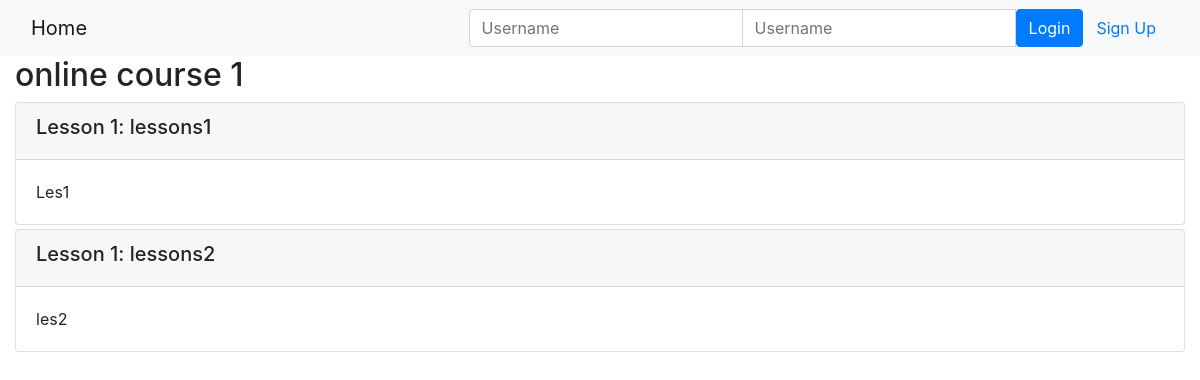
Before: /onlinecourse/1/ with the older database file.
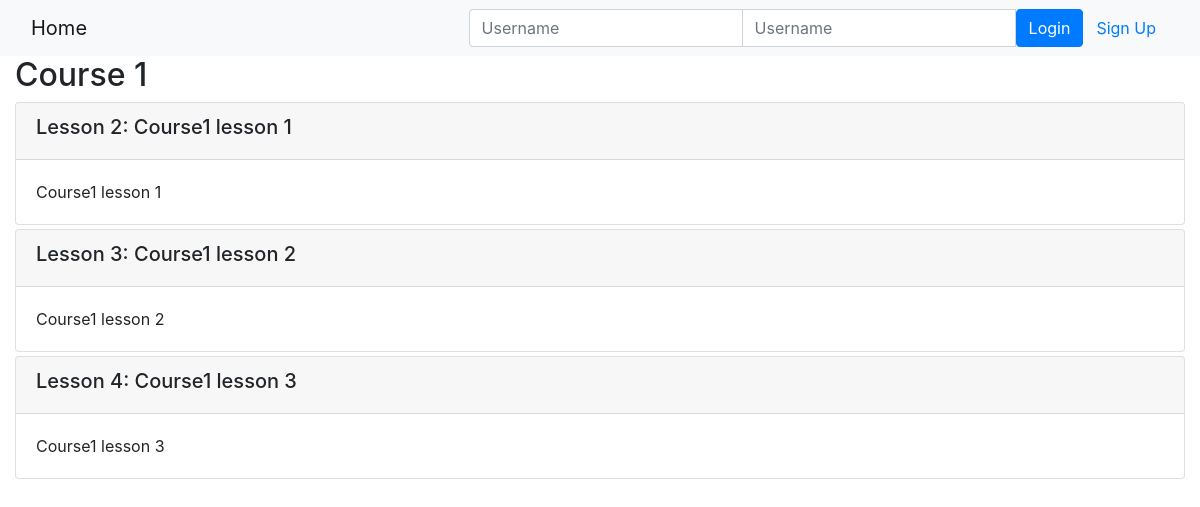
After: the same page with the newer database file.
### onlinecourse/models.py (models this page shows, shortened)
class Course(models.Model):
    name = models.CharField(null=False, max_length=30, default='online course')
    image = models.ImageField(upload_to='course_images/')
    description = models.CharField(max_length=1000)
    pub_date = models.DateField(null=True)
    instructors = models.ManyToManyField(Instructor)
    users = models.ManyToManyField(settings.AUTH_USER_MODEL, through='Enrollment')
    total_enrollment = models.IntegerField(default=0)
    is_enrolled = False

class Lesson(models.Model):
    title = models.CharField(max_length=200, default="title")
    order = models.IntegerField(default=0)
    course = models.ForeignKey(Course, on_delete=models.CASCADE)
    content = models.TextField()

### onlinecourse/views.py (the view)
# urls.py: path('<int:pk>/', views.CourseDetailView.as_view(), name='course_details'),
class CourseDetailView(generic.DetailView):
    model = Course
    template_name = 'onlinecourse/course_detail_bootstrap.html'

### onlinecourse/templates/onlinecourse/course_detail_bootstrap.html (shortened to what this page needs)
<!DOCTYPE html>
<html lang="en">
<head>
     {% load static %}
    <link rel="stylesheet" href="https://maxcdn.bootstrapcdn.com/bootstrap/4.5.2/css/bootstrap.min.css">
</head>
<body>
    <nav class="navbar navbar-light bg-light">
        <div class="container-fluid">
            <div class="navbar-header">
                  <a class="navbar-brand" href="{% url 'onlinecourse:index' %}">Home</a>
            </div>
            <ul class="nav navbar-nav navbar-right">
                {% if user.is_authenticated %}
                <li>
                    <a class="btn btn-link" href="#">{{ user.first_name }}({{ user.username }})</a>
                    <a class="btn btn-link" href="{% url 'onlinecourse:logout' %}">Logout</a>
                </li>
                {% else %}
                <li>
                    <form class="form-inline" action="{% url 'onlinecourse:login' %}" method="post">
                        <div class="input-group">
                            <input type="text" class="form-control" placeholder="Username" name="username" >
                            <input type="password" class="form-control" placeholder="Username" name="psw" >
                            <button class="btn btn-primary" type="submit">Login</button>
                            <a class="btn btn-link" href="{% url 'onlinecourse:registration' %}">Sign Up</a>
                        </div>
                    </form>
                </li>
                {% endif %}
            </ul>
        </div>
    </nav>
    <div class="container-fluid">
        <h2>{{ course.name }}</h2>
        <div class="card-columns-vertical">
            {% for lesson in course.lesson_set.all %}
                <div class="card mt-1">
                    <div class="card-header"><h5>Lesson {{lesson.order|add:1}}: {{lesson.title}}</h5></div>
                    <div class="card-body">{{lesson.content}}</div>
                </div>
                {% endfor %}
            </div>
</div>
</body>
</html>

Changed rows visible on the page:
changed Course: name "online course 1" → "Course 1"
changed Lesson: order|add "1" → "2"; title "lessons1" → "Course1 lesson 1"; content "Les1" → "Course1 lesson 1"
changed Lesson: order|add "1" → "3"; title "lessons2" → "Course1 lesson 2"; content "les2" → "Course1 lesson 2"
added Lesson: order|add "4", title "Course1 lesson 3", content "Course1 lesson 3"
